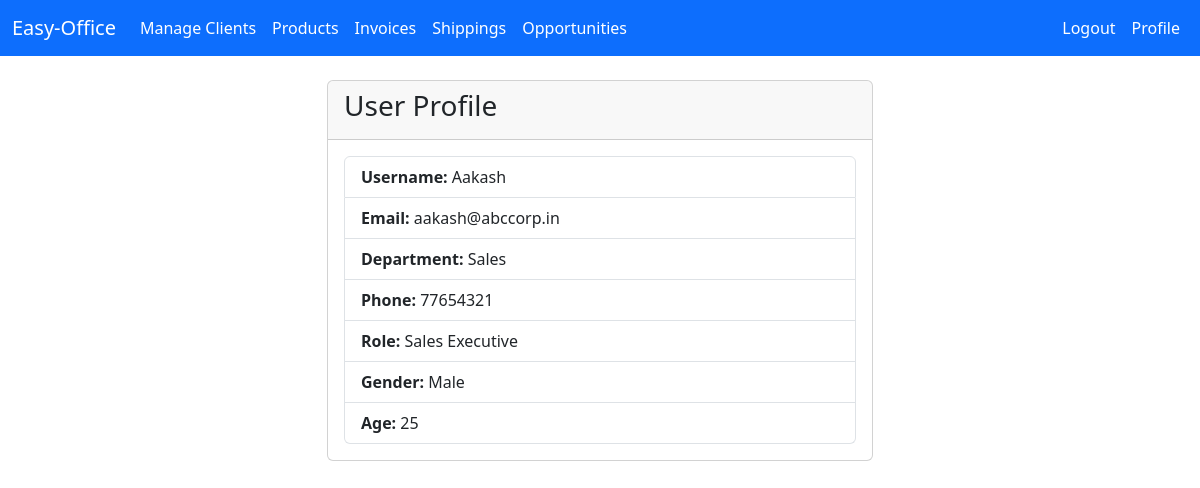
Screenshot of /profile/ (signed in) with the database file from the repository.
### crm/models.py (models this page shows, shortened)
class UserProfile(models.Model):
    user = models.OneToOneField(User, on_delete=models.CASCADE)
    department = models.CharField(max_length=100, choices=[
        ('Accounts', 'Accounts'),
        ('HR', 'HR'),
        ('Sales', 'Sales'),
        ('Inventory', 'Inventory'),
        ('Tech', 'Tech'),
    ])
    phone = models.CharField(max_length=15, blank=True, null=True)
    role=models.CharField(max_length=100,choices=[
        ('Regional Accounts manager','Regional Accounts manager'),
        ('Regional Sales Manager','Regional Sales Manager'),
        ('Chief Technical Officer','Chief Technical Officer'),
        ('Regional SCM manager','Regional SCM manager'),
        ('Sales Executive', 'Sales Executive'),
        ('Accounts Executive', 'Accounts Executive'),
        ('HR Executive', 'HR Executive'),
        ('IT Engineer', 'IT Engineer'),
        ('SCM Executive', 'SCM Executive'),
    ],default='Regional Sales Manager')
    GENDER_CHOICES = [
        ('M', 'Male'),
        ('F', 'Female'),
        ('O', 'Other'),
    ]
    gender = models.CharField(max_length=1, choices=GENDER_CHOICES, blank=True, null=True)
    age = models.PositiveIntegerField(blank=True, null=True)

### crm/views.py (the view)
# urls.py: path('profile/',views.profile_view,name='profile'),
@login_required
def profile_view(request):
    profile = get_object_or_404(UserProfile, user=request.user)
    return render(request, 'crm/profile_view.html', {'profile': profile})

### crm/templates/crm/profile_view.html (shortened to what this page needs)
{% extends "crm/base.html" %}
{% block content %}
<br>
<div class="container">
    <div class="row">
        <div class="col-md-6 offset-md-3">
            <div class="card">
                <div class="card-header">
                    <h3 class="card-title">User Profile</h3>
                </div>
                <div class="card-body">
                    <ul class="list-group">
                    <li class="list-group-item"><strong>Username:</strong> {{ profile.user.username }}</li>
                    <li class="list-group-item"><strong>Email:</strong> {{ profile.user.email }}</li>
                    <li class="list-group-item"><strong>Department:</strong> {{ profile.department }}</li>
                    <li class="list-group-item"><strong>Phone:</strong> {{ profile.phone }}</li>
                    <li class="list-group-item"><strong>Role:</strong> {{ profile.role }}</li>
                    <li class="list-group-item"><strong>Gender:</strong> {{ profile.get_gender_display }}</li>
                    <li class="list-group-item"><strong>Age:</strong> {{ profile.age }}</li>
                    </ul>
                </div>
            </div>
        </div>
    </div>
</div>
{% endblock %}

### rows the page displays
UserProfile: user.username "Aakash", user.email "aakash@abccorp.in", department "Sales", phone "77654321", role "Sales Executive", gender "Male", age "25"
